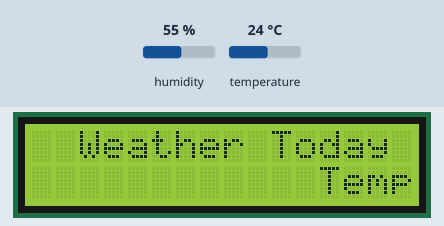
Simulated run of this program. Board: ESP32 board running MicroPython. Parts: 16×2 character LCD. The test bench sets the inputs (shaded band); at power-on: humidity 55 %, temperature 24 °C. Library files of the repository ran but are not shown: machine_i2c_lcd.py.

Above: at 1.11 s.
1.3 s: humidity set to 22 %
7.5 s: temperature set to 12 °C
At 12.61 s:
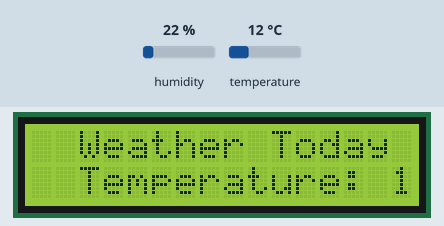
14.0 s: humidity set to 40 %
At 21.2 s:
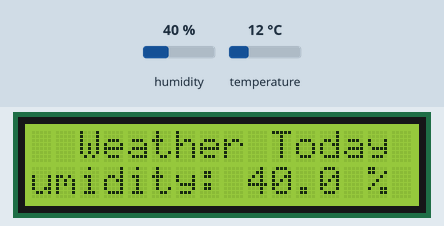
21.5 s: temperature set to 19 °C
At 28.51 s:
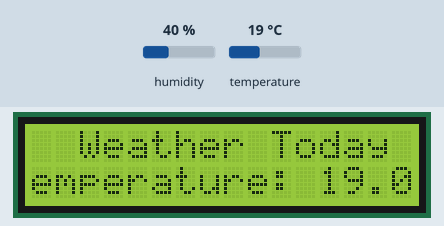

Measured:
- what the display in image 2 shows lasts 0.6 s, from 20.7 s to 21.3 s

The program:

lab_29_lcd162_i2c_scoll_dht22.py
```python
#lab_29_lcd162_i2c_scoll_dht22.py
from machine import Pin, SoftI2C
from machine_i2c_lcd import I2cLcd
from time import sleep
from dht import DHT22

# Define the LCD I2C address and dimensions
I2C_ADDR = 0x27
I2C_NUM_ROWS = 2
I2C_NUM_COLS = 16

# Initialize I2C and LCD objects
i2c = SoftI2C(sda=Pin(21), scl=Pin(22), freq=400000)

lcd = I2cLcd(i2c, I2C_ADDR, I2C_NUM_ROWS, I2C_NUM_COLS)

dht22 = DHT22(Pin(23))


def scroll_message_line1(message, delay=0.1):
    message = " " * I2C_NUM_COLS + message + " "
    for i in range(len(message) - I2C_NUM_COLS + 1):
        lcd.move_to(0, 0)
        lcd.putstr(message[i:i + I2C_NUM_COLS])
        sleep(delay)

def scroll_message_line2(message, delay=0.1):
    message = " " * I2C_NUM_COLS + message + " "
    for i in range(len(message) - I2C_NUM_COLS + 1):
        lcd.move_to(0, 1)
        lcd.putstr(message[i:i + I2C_NUM_COLS])
        sleep(delay)

lcd.clear() # เคลียร์หน้าจอ

try:
	while True:
		dht22.measure()
		temp = round(dht22.temperature(), 2)
		humi = round(dht22.humidity(), 2)

		temp = round(temp, 2)
		humi = round(humi, 2)

		temp_str = str(temp)
		humi_str = str(humi)
		sleep(0.5)

		# Line 1
		lcd.move_to(2, 0) #คอลัมน์ที่ 0, แถวที่ 0 (ชิดซ้ายสุด, แถวที่ 1)
		lcd.putstr("Weather Today") #แสดงตัวอักษร

		# Line 2 Score
		message_scroll_line2 = f"Temperature: {temp_str} °C & Humidity: {humi_str} %"
		scroll_message_line2(message_scroll_line2)

except KeyboardInterrupt:
	# Turn off the display
	print("Keyboard interrupt")
	lcd.backlight_off()
	lcd.display_off()
```
